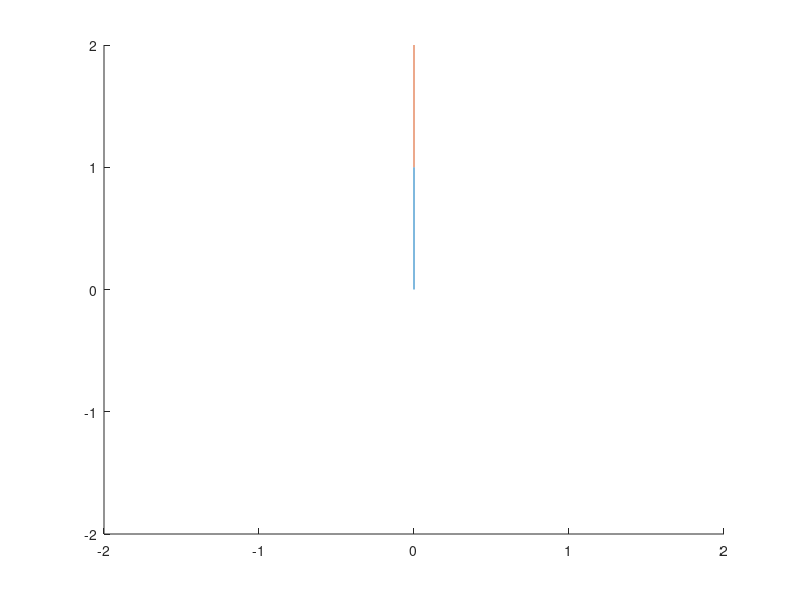

MATLAB code to generate this figure:
%-------------------------------------------------------------------------%
%                             Extract Solution                            %
%-------------------------------------------------------------------------%
auxdata.g = 9.81;
auxdata.L1 = 1;
auxdata.L2 = 1;
auxdata.m1 = 1;
auxdata.m2 = 1;

time = load('t.dat')';
state = load('x.dat')';
control = load('u.dat')';
%time = load('simtwolink_t.dat');
%state = load('simtwolink_x.dat');

theta1 = state(:, 1);
theta2 = state(:, 2);

X1 = auxdata.L1 * cos(theta1);
Y1 = auxdata.L1 * sin(theta1);
X2 = X1 + auxdata.L2 * cos(theta1 + theta2);
Y2 = Y1 + auxdata.L2 * sin(theta1 + theta2);

h = figure;
hold on;
axis(2 * [-1 1 -1 1]);
for i = 1:length(time)
    plot([0 X1(i)], [0 Y1(i)]);
    plot([X1(i) X2(i)], [Y1(i) Y2(i)]);
    pause(0.10);
    cla;
end
plot([0 X1(i)], [0 Y1(i)]);
plot([X1(i) X2(i)], [Y1(i) Y2(i)]);

